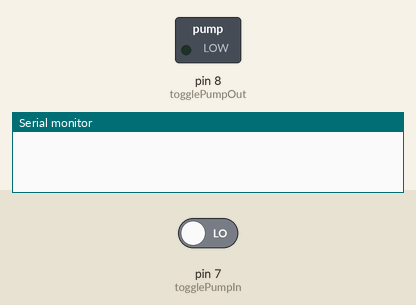
Recording of a sketch running on a simulated Arduino Uno, built with avr-gcc and run on an emulated ATmega328P. On the bench: switched loads named in the sketch (green lamp = pin HIGH), the last lines printed to the serial monitor. The inputs (shaded band) are chosen by the test bench; at power-on: pin 7 (togglePumpIn) LOW. The local clock reads 2024-03-15 10:24:30 at power-on unless the sketch sets it.

Above: at 4.2 s.
4.3 s: pin 7 (togglePumpIn) driven HIGH
At 5.4 s:
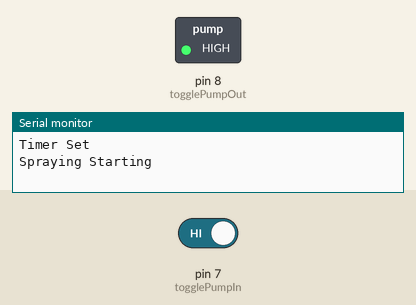
Timing chart, 0 to 18.5 s (numbered marks = the images above; inputs shaded):
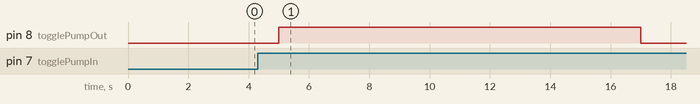

Measured:
- after the input at 4.3 s, pin 8 (togglePumpOut): LOW → HIGH after 0.70 s, → LOW 12.0 s later

The sketch:

controller.ino
```cpp
#include <Wire.h>
#include "RTClib.h"
#include <string.h>

RTC_DS3231 timer;

#define MANUAL_DRIVEN 0
#define CONTEXT_DRIVEN 1
#define MAX_TIMERS 10

#define SPRAY_DURATION 12 // Seconds
#define SPRAY_INTERVAL 30 // Minutes

struct Timer {
    DateTime time;
    int expired;
};

// Pin Definitions
int togglePumpIn = 7;
int togglePumpOut = 8;

// Global Variables
Timer currentTimers[MAX_TIMERS * sizeof(Timer)];
String oldTime;
DateTime pauseAnchor;
int timersActive = 1;
int timerIndex = 0;
int togglePumpDebounce = 0;
int recursiveMode = 1;

String formatDate(DateTime date);
int setTimer(DateTime time);
int expireTimer(int timerId);
int checkTimers(DateTime currentTime);
int isDuplicateTimer(DateTime time);
int pauseTimers();
int resumeTimers();
int clearTimers();
int beginCycle();
int beginRecursiveCycle();
void testTimer();

void setup() {
    pinMode(togglePumpIn, INPUT);
    pinMode(togglePumpOut, OUTPUT);

    Serial.begin(115200);
    delay(3000); // wait for console opening

    if (!timer.begin()) {
        Serial.println("Couldn't find RTC");
        while (1);
    }

    if (timer.lostPower()) { // Reset timer
        Serial.println("RTC lost power, lets set the time!");

        timer.adjust(DateTime(F(__DATE__), F(__TIME__)));
    }

    for (int i = 0; i < MAX_TIMERS; i++) { // Fill timer array with invalid timer placeholders
        Timer newTimer;
        newTimer.expired = 1;

        currentTimers[i] = newTimer;
    }

}

void loop() {
    int togglePump = digitalRead(togglePumpIn);

    DateTime currentTimeRaw = timer.now();
    String currentTime = formatDate(currentTimeRaw);

    // Listen to button to add new timer
    if (togglePump == HIGH && togglePumpDebounce == 0) {
        testTimer();
        togglePumpDebounce = 1;
    } else if (togglePump == LOW && togglePumpDebounce == 1) {
        togglePumpDebounce = 0;
    }

    if (oldTime && currentTime.compareTo(oldTime)) { // Runs once per second
        // Serial.print(currentTime + "\n");
        // Serial.print("----------------------- \n");
        checkTimers(currentTimeRaw);
    }

    oldTime = currentTime;
}

String formatDate(DateTime date) {
    String minute = String(date.minute());
    String hour = String(date.hour());
    String second = String(date.second());
    return hour + ":" + minute + ":" + second + "\n";
}

int setTimer(DateTime time) {
    if (isDuplicateTimer(time)) {
        return 0;
    }

    for (int i = 0; i < MAX_TIMERS; i++) {
        if (currentTimers[i].expired) {
            Timer nextTimer = { time: time, expired: 0 };
            currentTimers[i] = nextTimer;
            break;
        }
    }

    return 1;
}

int expireTimer(int timerId) {
    currentTimers[timerId].expired = 1;

    return 1;
}

int pauseTimers() {
    pauseAnchor = timer.now();

    timersActive = 0;
}

int resumeTimers() {
    TimeSpan timeElapsed = timer.now() - pauseAnchor;
    if (!timersActive) { // Just in case resume is called while timers are active
        for (int i = 0; i < MAX_TIMERS; i++) {
            if (!currentTimers[i].expired) {
                currentTimers[i].time = currentTimers[i].time + timeElapsed;
            }
        }
    }

    timersActive = 1;
}

int clearTimers() {
    for (int i = 0; i < MAX_TIMERS; i++) {
        expireTimer(i);
    }
}

int checkTimers(DateTime currentTime) {
    for (int i = 0; i < MAX_TIMERS; i++) {
        if (!currentTimers[i].expired && currentTimers[i].time <= currentTime) {
            beginCycle();
            expireTimer(i);
        }
    }
    return 1;
}

int beginCycle() {
    Serial.print("Spraying Starting\n");
    digitalWrite(togglePumpOut, HIGH);
    delay(SPRAY_DURATION * 1000);
    Serial.print("Spraying Ending\n");
    digitalWrite(togglePumpOut, LOW);

    if (recursiveMode == 1) {
        setTimer(timer.now() + TimeSpan(SPRAY_INTERVAL * 60));
    }
}

void testTimer() {
    setTimer(timer.now() + TimeSpan(1));
    Serial.println("Timer Set");
}

int isDuplicateTimer(DateTime time) {
    int isDuplicate = 0;

    for (int i = 0; i < MAX_TIMERS; i++) {
        if (currentTimers[i].time == time) {
            isDuplicate = 1;
        }
    }

    return isDuplicate;
}
```
